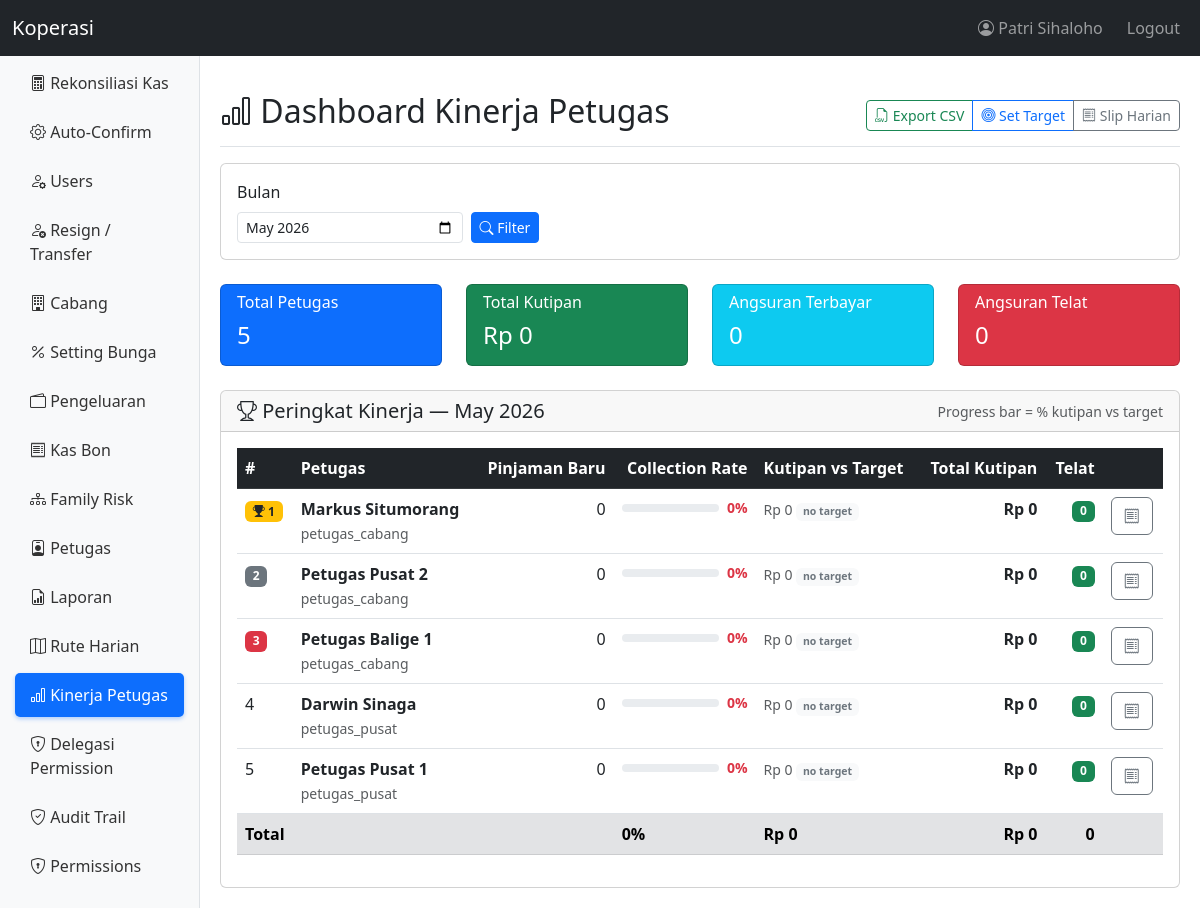
Page /pages/kinerja/index.php (signed in) on the committed database.
### tables this page shows
CREATE TABLE `users` (
  `id` int(11) NOT NULL AUTO_INCREMENT,
  `username` varchar(50) NOT NULL,
  `password` varchar(255) NOT NULL,
  `nama` varchar(100) NOT NULL,
  `ktp` varchar(16) DEFAULT NULL COMMENT 'NIK KTP - identitas global via db_orang',
  `email` varchar(100) DEFAULT NULL,
  `telp` varchar(20) DEFAULT NULL,
  `role` varchar(50) NOT NULL DEFAULT 'teller',
  `owner_bos_id` int(10) unsigned DEFAULT NULL,
  `cabang_id` int(11) DEFAULT NULL,
  `derived_permissions` longtext DEFAULT NULL CHECK (json_valid(`derived_permissions`)),
  `status` enum('aktif','nonaktif') NOT NULL DEFAULT 'aktif',
  `created_at` timestamp NOT NULL DEFAULT current_timestamp(),
  `updated_at` timestamp NOT NULL DEFAULT current_timestamp() ON UPDATE current_timestamp(),
  `limit_kasbon` decimal(12,0) DEFAULT 0,
  `gaji` decimal(12,0) DEFAULT 0,
  `tanggal_lahir` date DEFAULT NULL,
  `tanggal_masuk` date DEFAULT NULL,
  `db_orang_person_id` int(11) DEFAULT NULL,
  `totp_secret` varchar(64) DEFAULT NULL,
  `totp_enabled` tinyint(1) DEFAULT 0,
  `totp_verified_at` timestamp NULL DEFAULT NULL,
  `phone_2fa` varchar(20) DEFAULT NULL,
  PRIMARY KEY (`id`),
  UNIQUE KEY `username` (`username`),
  KEY `idx_owner_bos_id` (`owner_bos_id`),
  KEY `idx_db_orang_person` (`db_orang_person_id`),
  KEY `idx_users_ktp` (`ktp`),
  KEY `idx_users_cabang` (`cabang_id`),
  KEY `idx_users_owner_bos` (`owner_bos_id`),
  KEY `idx_users_role_status` (`role`,`status`),
  KEY `idx_users_id` (`id`),
  CONSTRAINT `fk_users_cabang` FOREIGN KEY (`cabang_id`) REFERENCES `cabang` (`id`) ON DELETE SET NULL ON UPDATE CASCADE,
  CONSTRAINT `fk_users_db_orang_person` FOREIGN KEY (`db_orang_person_id`) REFERENCES `db_orang`.`people` (`id`) ON DELETE SET NULL ON UPDATE CASCADE
);

### pages/kinerja/index.php (the view, shortened to what the rows shown need)
<?php
require_once __DIR__ . '/../../config/path.php';
require_once BASE_PATH . '/includes/functions.php';
require_once BASE_PATH . '/includes/business_logic.php';
$bulan = $_GET['bulan'] ?? date('Y-m');
$bulan_start = $bulan . '-01';
$bulan_end = date('Y-m-t', strtotime($bulan_start));
$params = [$bulan_start, $bulan_end, $bulan_start, $bulan_end, $bulan_start, $bulan_end, $bulan_start, $bulan_end];
$kinerja = query("
    SELECT
        u.id, u.nama, u.role,
        (SELECT COUNT(*) FROM pinjaman p2 WHERE p2.petugas_id = u.id AND p2.created_at BETWEEN ? AND ?) as total_pinjaman_baru,
        (SELECT COALESCE(SUM(a2.total_bayar), 0) FROM angsuran a2 JOIN pinjaman p3 ON a2.pinjaman_id = p3.id WHERE p3.petugas_id = u.id AND a2.tanggal_bayar BETWEEN ? AND ? AND a2.status = 'lunas') as total_kutipan,
        (SELECT COUNT(*) FROM angsuran a3 JOIN pinjaman p4 ON a3.pinjaman_id = p4.id WHERE p4.petugas_id = u.id AND a3.tanggal_bayar BETWEEN ? AND ? AND a3.status = 'lunas') as total_angsuran_terbayar,
        (SELECT COUNT(*) FROM angsuran a4 JOIN pinjaman p5 ON a4.pinjaman_id = p5.id WHERE p5.petugas_id = u.id AND a4.status = 'telat' AND a4.jatuh_tempo BETWEEN ? AND ?) as total_telat
    FROM users u
    WHERE u.role IN ('petugas_cabang','petugas_pusat') AND u.status = 'aktif'
    ORDER BY total_kutipan DESC
", $params);
?>
<!DOCTYPE html>
<html lang="id">
<head>
    <link href="https://cdn.jsdelivr.net/npm/bootstrap@5.3.0/dist/css/bootstrap.min.css" rel="stylesheet">
    <link href="https://cdn.jsdelivr.net/npm/bootstrap-icons@1.10.0/font/bootstrap-icons.css" rel="stylesheet">
</head>
<body>
    <div class="main-container">
        <?php require_once BASE_PATH . '/includes/sidebar.php'; ?>
        <main class="content-area">
                <div class="d-flex justify-content-between flex-wrap flex-md-nowrap align-items-center pt-3 pb-2 mb-3 border-bottom">
                    <h1 class="h2"><i class="bi bi-bar-chart"></i> Dashboard Kinerja Petugas</h1>
                </div>
                <div class="card">
                    <div class="card-body">
                        <?php if (empty($kinerja)): ?>
                            <div class="alert alert-info"><i class="bi bi-info-circle"></i> Tidak ada data petugas</div>
                        <?php else: ?>
                        <div class="table-responsive">
                            <table class="table table-hover">
                                <thead class="table-dark">
                                    <tr>
                                        <th>#</th>
                                        <th>Petugas</th>
                                        <th class="text-end">Pinjaman Baru</th>
                                        <th class="text-end">Collection Rate</th>
                                        <th>Kutipan vs Target</th>
                                        <th class="text-end">Total Kutipan</th>
                                        <th class="text-end">Telat</th>
                                        <th></th>
                                    </tr>
                                </thead>
                                <tbody>
                                    <?php $rank = 1; foreach ($kinerja as $k):
                                        $target_data = getRealisasiVsTarget((int)$k['id'], $bulan);
                                        $pct_kutipan = $target_data['pct_kutipan'];
                                        $target_kutipan = $target_data['target_kutipan'];
                                        $rate = $k['collection_rate'];
                                        $bar_color = $rate >= 90 ? 'success' : ($rate >= 70 ? 'warning' : 'danger');
                                        $bar_kutipan_color = $pct_kutipan >= 100 ? 'success' : ($pct_kutipan >= 70 ? 'warning' : 'danger');
                                    ?>
                                    <tr>
                                        <td>
                                            <?php if ($rank === 1): ?><span class="badge bg-warning text-dark"><i class="bi bi-trophy-fill"></i> 1</span>
                                            <?php elseif ($rank === 2): ?><span class="badge bg-secondary">2</span>
                                            <?php elseif ($rank === 3): ?><span class="badge bg-danger">3</span>
                                            <?php else: ?><?php echo $rank; ?><?php endif; ?>
                                        </td>
                                        <td>
                                            <strong><?php echo htmlspecialchars($k['nama']); ?></strong>
                                            <br><small class="text-muted"><?php echo $k['role']; ?></small>
                                        </td>
                                        <td class="text-end"><?php echo $k['total_pinjaman_baru']; ?></td>
                                        <td>
                                            <div class="d-flex align-items-center gap-2">
                                                <div class="flex-grow-1"><div class="progress perf-bar"><div class="progress-bar bg-<?= $bar_color ?>" style="width:<?= min($rate,100) ?>%"></div></div></div>
                                                <small class="fw-bold text-<?= $bar_color ?>"><?= $rate ?>%</small>
                                            </div>
                                        </td>
                                        <td>
                                            <?php if ($target_kutipan > 0): ?>
                                            <div class="d-flex align-items-center gap-1">
                                                <div class="flex-grow-1"><div class="progress perf-bar"><div class="progress-bar bg-<?= $bar_kutipan_color ?>" style="width:<?= min($pct_kutipan,100) ?>%"></div></div></div>
                                                <small class="text-<?= $bar_kutipan_color ?>"><?= $pct_kutipan ?>%</small>
                                            </div>
                                            <small class="text-muted d-block"><?= formatRupiah($k['total_kutipan']) ?> / <?= formatRupiah($target_kutipan) ?></small>
                                            <?php else: ?>
                                            <small class="text-muted"><?= formatRupiah($k['total_kutipan']) ?> <span class="badge bg-light text-secondary">no target</span></small>
                                            <?php endif; ?>
                                        </td>
                                        <td class="text-end"><strong><?php echo formatRupiah($k['total_kutipan']); ?></strong></td>
                                        <td class="text-end">
                                            <?php if ($k['total_telat'] > 0): ?><span class="badge bg-danger"><?= $k['total_telat'] ?></span>
                                            <?php else: ?><span class="badge bg-success">0</span><?php endif; ?>
                                        </td>
                                        <td>
                                            <a href="../petugas/slip_harian.php?petugas_id=<?= $k['id'] ?>&tanggal=<?= date('Y-m-d') ?>" class="btn btn-xs btn-outline-secondary" title="Slip Harian"><i class="bi bi-receipt"></i></a>
                                        </td>
                                    </tr>
                                    <?php $rank++; endforeach; ?>
                                </tbody>
                            </table>
                        </div>
                        <?php endif; ?>
                    </div>
                </div>
            </main>
        </div>
</body>
</html>

### includes/sidebar.php (shortened to what the rows shown need)
<?php
$user = getCurrentUser();
?>
<nav class="navbar navbar-expand-lg navbar-dark bg-dark">
    <div class="container-fluid">
        <div class="navbar-nav ms-auto">
            <span class="navbar-text me-3">
                <i class="bi bi-person-circle"></i> <?php echo htmlspecialchars($user['nama']); ?>
            </span>
            <a class="nav-link" href="<?php echo baseUrl('logout.php'); ?>">Logout</a>
        </div>
    </div>
</nav>

### rows in the picture
users: nama "Patri Sihaloho"
users: shows "1", nama "Markus Situmorang", role "petugas_cabang", total_pinjaman_baru "0", rate "0", total_kutipan "Rp 0"
users: shows "2", nama "Petugas Pusat 2", role "petugas_cabang", total_pinjaman_baru "0", rate "0", total_kutipan "Rp 0"
users: shows "3", nama "Petugas Balige 1", role "petugas_cabang", total_pinjaman_baru "0", rate "0", total_kutipan "Rp 0"
users: nama "Darwin Sinaga", role "petugas_pusat", total_pinjaman_baru "0", rate "0", total_kutipan "Rp 0"
users: nama "Petugas Pusat 1", role "petugas_pusat", total_pinjaman_baru "0", rate "0", total_kutipan "Rp 0"

### other values in the picture
APP_NAME "Koperasi"
count($kinerja) "5"
formatRupiah($grand_kutipan) "Rp 0"
$grand_terbayar "0"
$grand_telat "0"
$bulan_label "May 2026"
$overall_rate "0"
